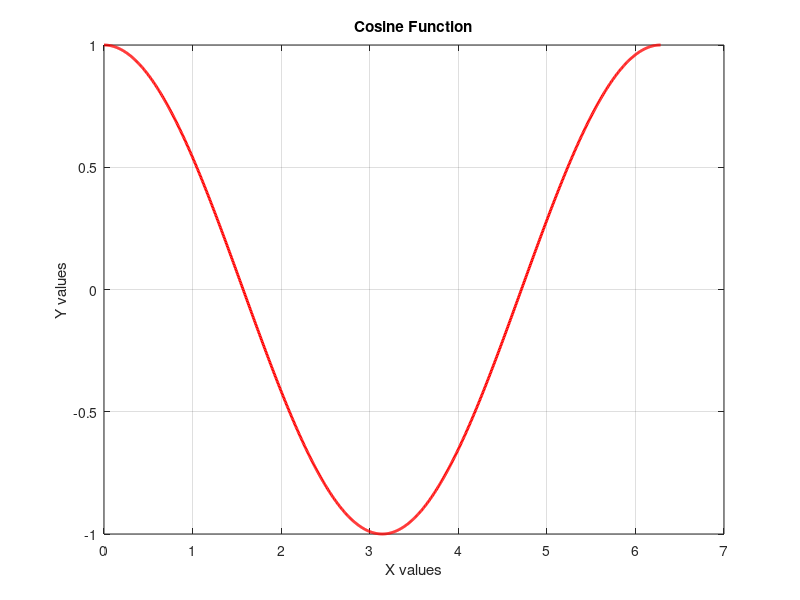

This chart was generated by the following MATLAB code:
%% Clean
close all; clear; clc;

% 
x = [3, 6, 2, 19, 20, 46, 21, 13];
sin_vec = sin(x);
max_num = max(x);
min_num = min(x);


% 
X = linspace(0, 2*pi, 1000);
Y = cos(X);

figure();
plot(X, Y, 'linewidth', 2, 'color', 'r');
grid on;
xlabel('X values')
ylabel('Y values')
title('Cosine Function')